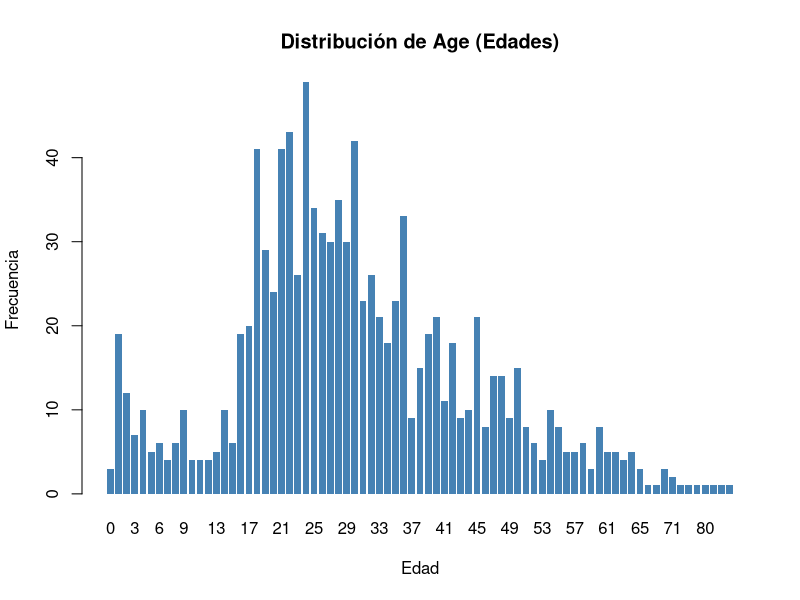
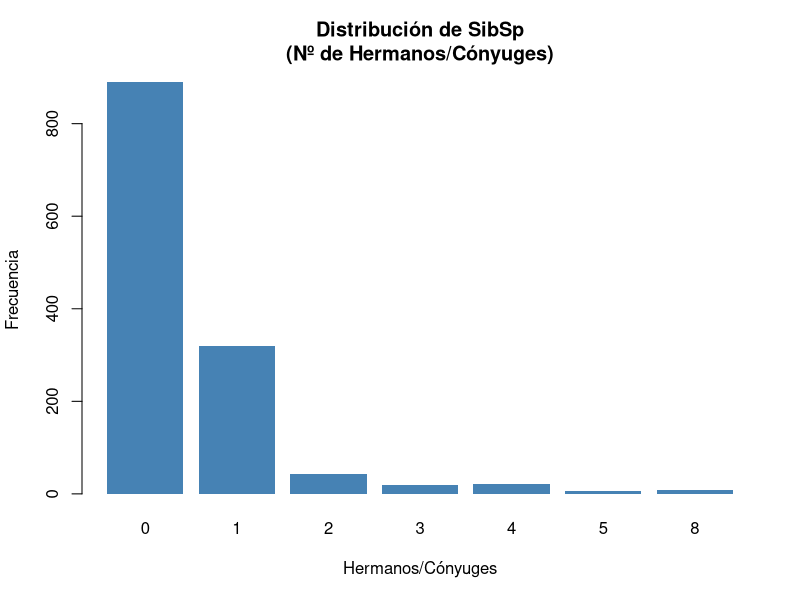
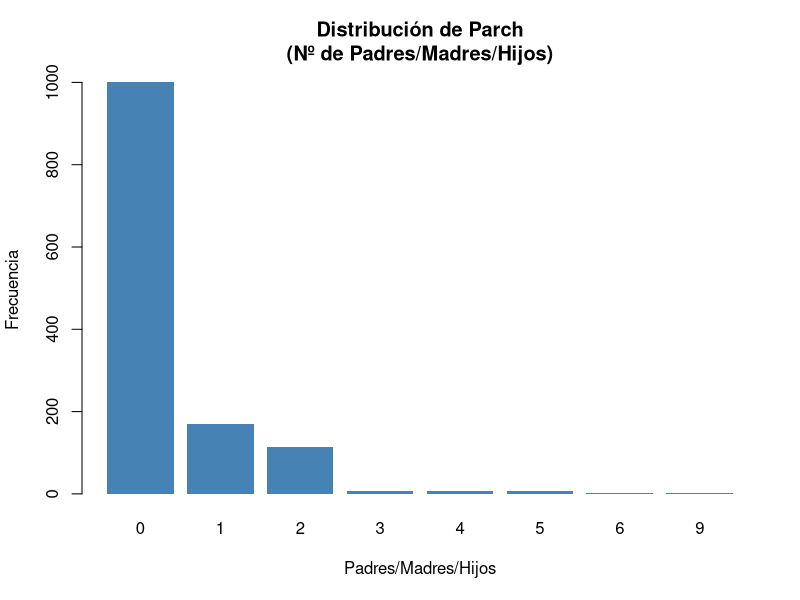
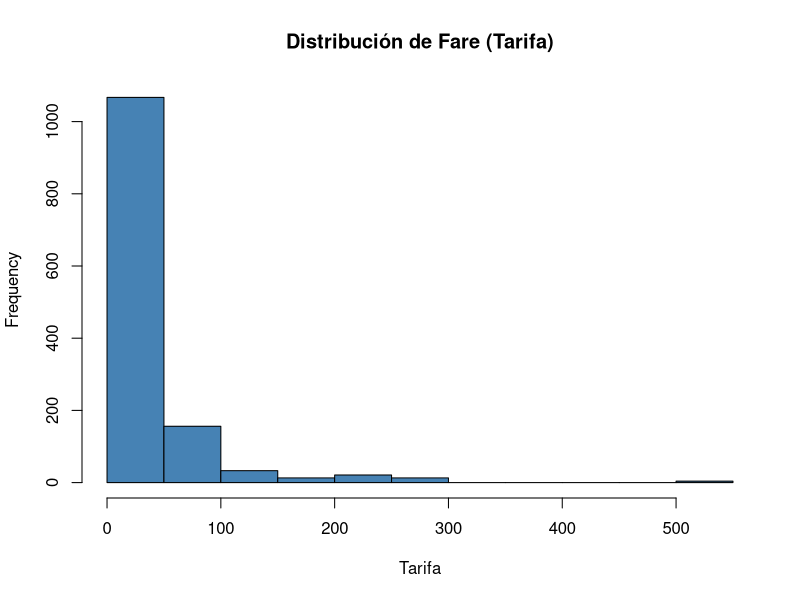
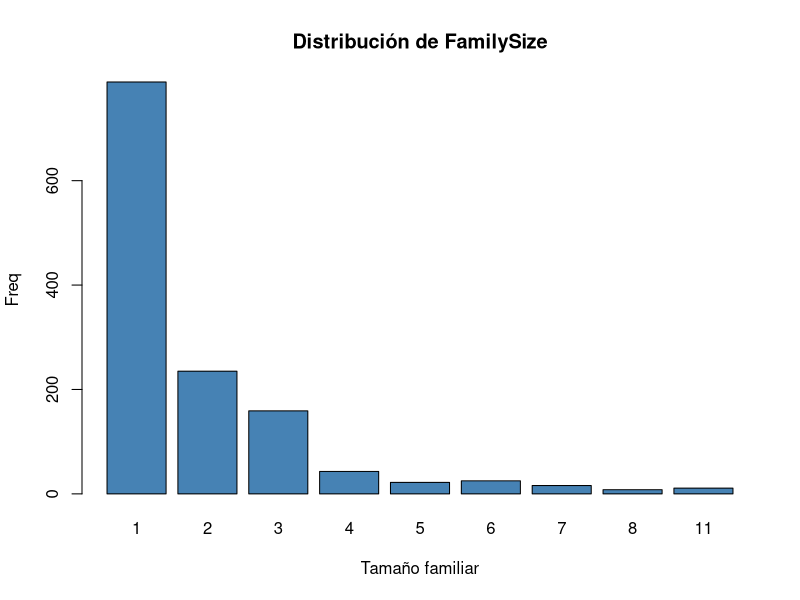
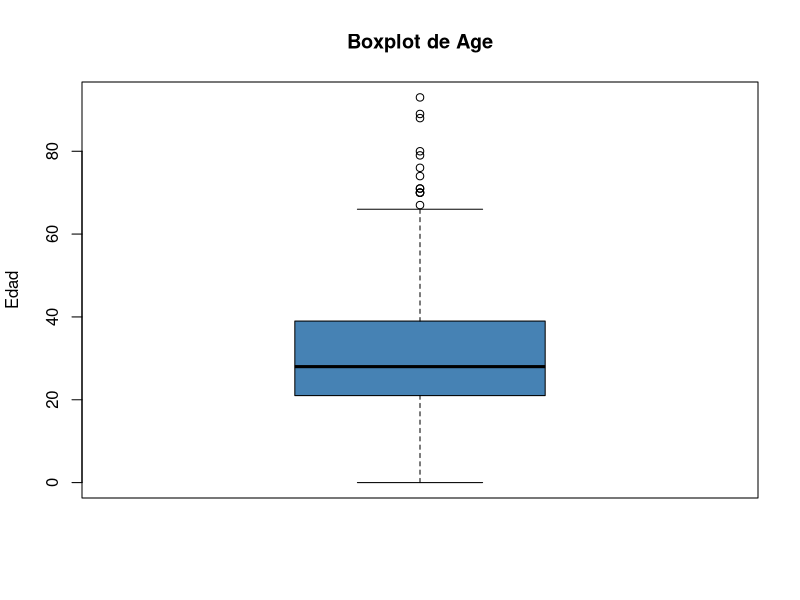
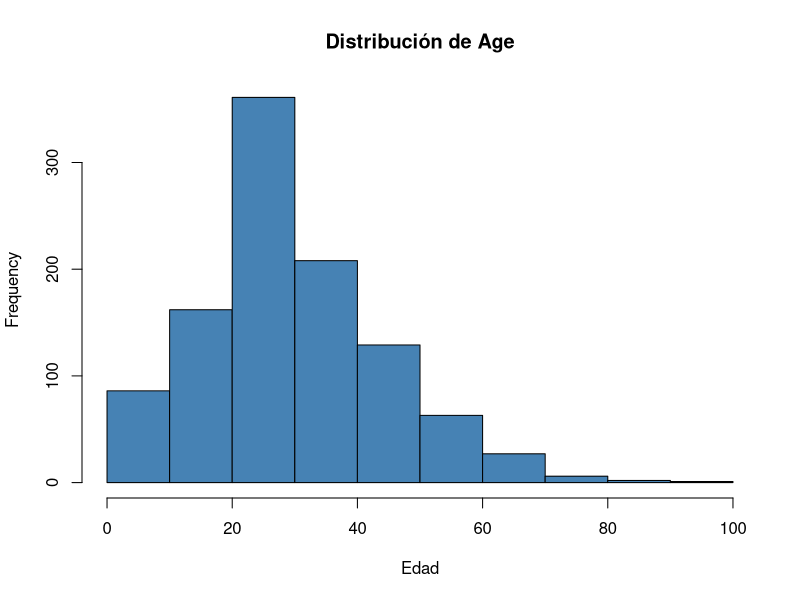
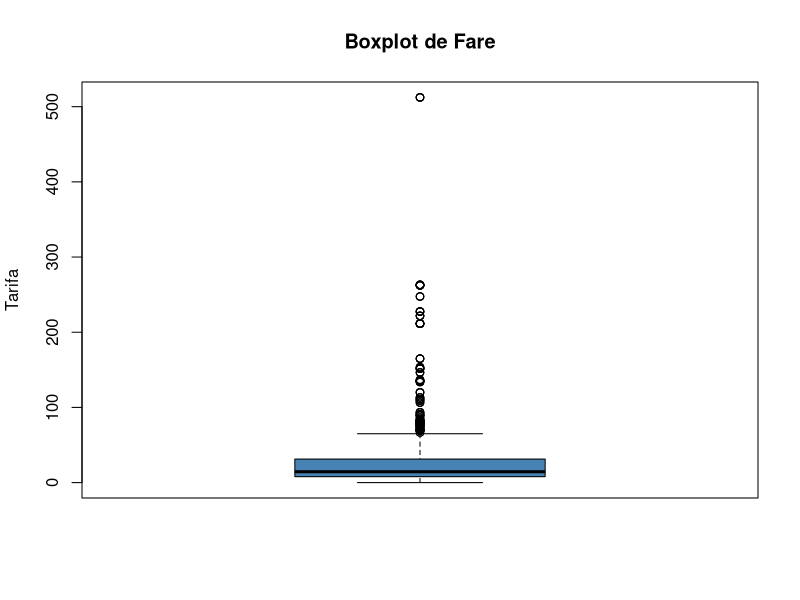

These figures' R source, in order:
## ---- chunk 1
knitr::opts_chunk$set(echo = TRUE)
## ---- chunk 2
library(readxl)
library(dplyr)
library(kableExtra)
## ---- chunk 3
titanic <- read_excel("titanic_dataset.xlsx")
## ---- chunk 4
kable(head(titanic), caption = "Primeras filas del dataset") %>%
  kable_styling(bootstrap_options = c("striped", "hover"), full_width = TRUE)
## ---- chunk 5
str(titanic)
## ---- chunk 6
length(unique(titanic$PassengerId)) == nrow(titanic)
## ---- chunk 7
duplicados <- titanic %>%
  group_by(PassengerId) %>%
  filter(n() > 1)

kable(duplicados, caption = "Registros con PassengerId duplicado") %>%
  kable_styling(bootstrap_options = c("striped", "hover"), full_width = TRUE)
## ---- chunk 8
titanic <- titanic %>%
  distinct()
## ---- chunk 9
max_id <- max(titanic$PassengerId)
idx_dup <- which(duplicated(titanic$PassengerId))
titanic$PassengerId[idx_dup] <- seq(max_id + 1, max_id + length(idx_dup))
## ---- chunk 10
length(unique(titanic$PassengerId)) == nrow(titanic)
nrow(titanic)
## ---- chunk 11
summary(titanic$Age)
## ---- chunk 12
titanic$Age <- as.integer(round(titanic$Age, 0))
summary(titanic$Age)
## ---- chunk 13
barplot(table(titanic$Age),
        main = "Distribución de Age (Edades)",
        xlab = "Edad",
        ylab = "Frecuencia",
        col = "steelblue",
        border = NA)

## ---- chunk 14
titanic$SibSp <- round(titanic$SibSp, 0)
summary(titanic$SibSp)
## ---- chunk 15
barplot(table(titanic$SibSp),
        main = "Distribución de SibSp\n(Nº de Hermanos/Cónyuges)",
        xlab = "Hermanos/Cónyuges",
        ylab = "Frecuencia",
        col = "steelblue",
        border = NA)
## ---- chunk 16
titanic$Parch <- round(titanic$Parch, 0)
summary(titanic$Parch)
## ---- chunk 17
barplot(table(titanic$Parch),
        main = "Distribución de Parch\n(Nº de Padres/Madres/Hijos)",
        xlab = "Padres/Madres/Hijos",
        ylab = "Frecuencia",
        col = "steelblue",
        border = NA)
## ---- chunk 18
summary(titanic$Fare)
## ---- chunk 19
titanic$Fare <- as.numeric(gsub(",", ".", titanic$Fare))
titanic$Fare <- round(titanic$Fare, 2)
summary(titanic$Fare)
## ---- chunk 20
hist(titanic$Fare, main = "Distribución de Fare (Tarifa)", xlab = "Tarifa", col = "steelblue")
## ---- chunk 21
# Fams = SibSp + Parch + 1
titanic$FamS <- titanic$SibSp + titanic$Parch + 1
summary(titanic$FamS)
barplot(table(titanic$FamS),
        main = "Distribución de FamilySize",
        xlab = "Tamaño familiar",
        ylab = "Freq",
        col = "steelblue")
## ---- chunk 22
summary(titanic$Survived)
table(titanic$Survived)
## ---- chunk 23
titanic$Survived[!titanic$Survived %in% c(0, 1)] <- NA
titanic$Survived <- ifelse(titanic$Survived == 1, "Yes", "No")
titanic$Survived <- factor(titanic$Survived, levels = c("No", "Yes"))
summary(titanic$Survived)
## ---- chunk 24
summary(titanic$Pclass)
table(titanic$Pclass)
## ---- chunk 25
titanic$Pclass[!titanic$Pclass %in% c(1, 2, 3)] <- NA
titanic$Pclass <- factor(titanic$Pclass,
                         levels = c(1, 2, 3),
                         ordered = TRUE)
## ---- chunk 26
summary(titanic$Pclass)
table(titanic$Pclass)
## ---- chunk 27
table(titanic$Sex)
## ---- chunk 28
titanic$Sex <- tolower(titanic$Sex)
titanic$Sex[titanic$Sex %in% c("f", "fem", "female")] <- "Female"
titanic$Sex[titanic$Sex %in% c("m", "male")] <- "Male"
titanic$Sex <- factor(titanic$Sex, levels = c("Female", "Male"))
table(titanic$Sex)
## ---- chunk 29
table(titanic$Embarked)
## ---- chunk 30
titanic$Embarked <- tolower(titanic$Embarked)
titanic$Embarked[titanic$Embarked == "c"] <- "Cherbourg"
titanic$Embarked[titanic$Embarked == "q"] <- "Queenstown"
titanic$Embarked[titanic$Embarked == "s"] <- "Southampton"
titanic$Embarked <- factor(titanic$Embarked, levels = c("Cherbourg", "Queenstown", "Southampton"))
summary(titanic$Embarked)
## ---- chunk 31
titanic$Name <- trimws(as.character(titanic$Name))
titanic$Ticket <- trimws(as.character(titanic$Ticket))
titanic$Cabin <- trimws(as.character(titanic$Cabin))
summary(titanic[, c("Name", "Ticket", "Cabin")])
## ---- chunk 32
boxplot(titanic$Age,
        main = "Boxplot de Age",
        ylab = "Edad",
        col = "steelblue")

hist(titanic$Age,
     main = "Distribución de Age",
     xlab = "Edad",
     col = "steelblue")
## ---- chunk 33
boxplot(titanic$Fare,
        main = "Boxplot de Fare",
        ylab = "Tarifa",
        col = "steelblue")

hist(titanic$Fare,
     main = "Distribución de Fare",
     xlab = "Tarifa",
     col = "steelblue")
## ---- chunk 34
top_fares <- titanic[order(-titanic$Fare), c("Name", "Fare", "Pclass", "Sex", "Age")]

kable(head(top_fares, 10), caption = "Top 10 tarifas más altas") %>%
  kable_styling(bootstrap_options = c("striped", "hover"), full_width = FALSE)
## ---- chunk 35
titanic$Survived_num <- ifelse(titanic$Survived == "Yes", 1, 0)
vars_num <- titanic[, c("Age", "SibSp", "Parch", "FamS", "Fare", "Survived_num")]
cor_matrix <- cor(vars_num, use = "pairwise.complete.obs")
corrplot::corrplot(cor_matrix, method = "color", addCoef.col = "black",tl.col = "black", number.cex = 0.7)
## ---- chunk 36
cor_surv <- cor_matrix[, "Survived_num"]
cor_surv_sorted <- sort(cor_surv, decreasing = TRUE)

kable(data.frame(Variable = names(cor_surv_sorted), 
                 Correlacion = round(cor_surv_sorted, 4)),
      caption = "Correlación de variables numéricas con Survived",
      row.names = FALSE) %>%
  kable_styling(bootstrap_options = c("striped", "hover"), full_width = FALSE)
## ---- chunk 37
na_tabla <- colSums(is.na(titanic))
na_tabla <- na_tabla[!names(na_tabla) %in% "Survived_num"]

kable(data.frame(Variable = names(na_tabla),
                 NAs = as.integer(na_tabla)),
      caption = "Valores perdidos por variable",
      row.names = FALSE) %>%
  kable_styling(bootstrap_options = c("striped", "hover"), full_width = FALSE)
## ---- chunk 38
library(VIM)
titanic_knn <- kNN(
  titanic,
  variable = "Age",
  k = 5,
  dist_var = c("SibSp", "Parch", "FamS", "Fare", "Pclass", "Survived_num")
)
titanic_knn$Age_imp <- NULL
## ---- chunk 39
imputed_age <- titanic_knn[which(is.na(titanic$Age)), c("Name", "Age")]

kable(head(imputed_age, 10),
      caption = "Primeros 10 valores de Age imputados por kNN",
      row.names = FALSE) %>%
  kable_styling(bootstrap_options = c("striped", "hover"), full_width = FALSE)
## ---- chunk 40
library(dplyr)

tendencia <- titanic_knn %>%
  group_by(Pclass, Sex) %>%
  summarise(
    Age_mean     = round(mean(Age, na.rm = TRUE), 2),
    Age_median   = median(Age, na.rm = TRUE),
    SibSp_mean   = round(mean(SibSp), 2),
    SibSp_median = median(SibSp),
    Parch_mean   = round(mean(Parch), 2),
    Parch_median = median(Parch),
    FamS_mean    = round(mean(FamS), 2),
    FamS_median  = median(FamS),
    Fare_mean    = round(mean(Fare, na.rm = TRUE), 2),
    Fare_median  = round(median(Fare, na.rm = TRUE), 2),
    .groups = "drop"
  )

kable(tendencia, caption = "Tendencia central por Pclass y Sex") %>%
  kable_styling(bootstrap_options = c("striped", "hover"), full_width = TRUE)
## ---- chunk 41
dispersion <- titanic_knn %>%
  group_by(Pclass, Sex) %>%
  summarise(
    Age_sd    = round(sd(Age, na.rm = TRUE), 2),
    Age_mad   = round(mad(Age, na.rm = TRUE), 2),
    SibSp_sd  = round(sd(SibSp), 2),
    SibSp_mad = round(mad(SibSp), 2),
    Parch_sd  = round(sd(Parch), 2),
    Parch_mad = round(mad(Parch), 2),
    FamS_sd   = round(sd(FamS), 2),
    FamS_mad  = round(mad(FamS), 2),
    Fare_sd   = round(sd(Fare, na.rm = TRUE), 2),
    Fare_mad  = round(mad(Fare, na.rm = TRUE), 2),
    .groups = "drop"
  )

kable(dispersion, caption = "Dispersión por Pclass y Sex") %>%
  kable_styling(bootstrap_options = c("striped", "hover"), full_width = TRUE)
## ---- chunk 42
library(openxlsx)
titanic_export <- titanic_knn[, !names(titanic_knn) %in% "Survived_num"]
write.xlsx(titanic_export, "titanic_dataset_clean.xlsx")
write.csv(titanic_export, "titanic_dataset_clean.csv", row.names = FALSE)
